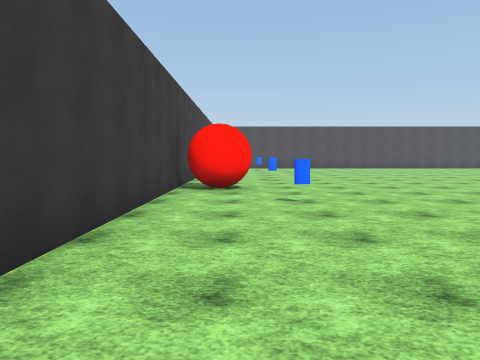
view 1 (above)

24 first-person views from a walk through a 3-D level made in the Unity game engine. The camera is 1.5 m above the floor, tilts 4° down and sees 70° across. The floor is counted in squares, 2 m on a side. Each view is taken from the middle of a square. On the plan, view 1 faces up. The plan holds only what a view shows up to about 11 squares ahead; the rest is blank. The place goes on beyond the plan. The player is left out. Surface patterns are stand-ins for the level's own textures.

view 2
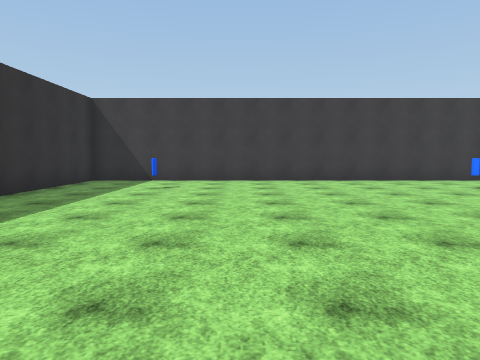

view 3
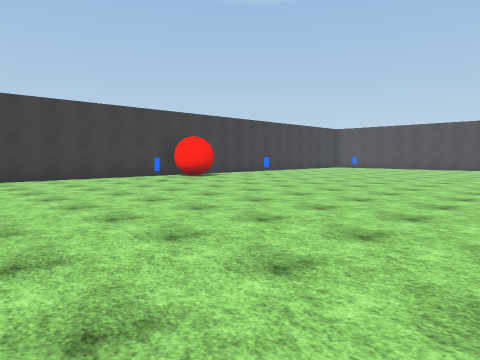

view 4
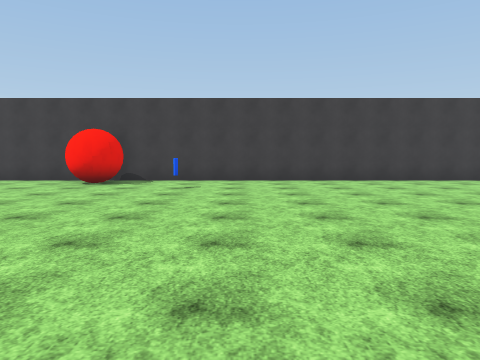

view 5
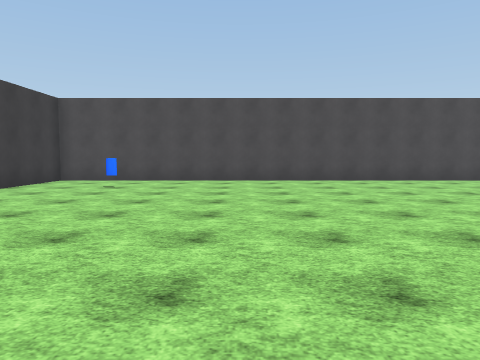

view 6
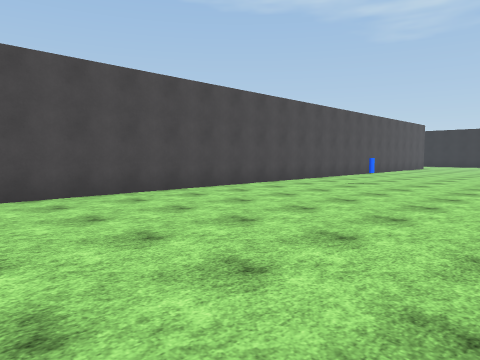

view 7
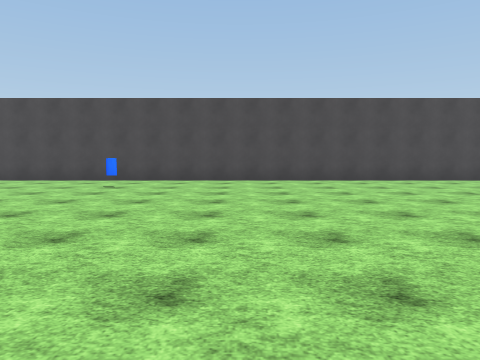

view 8
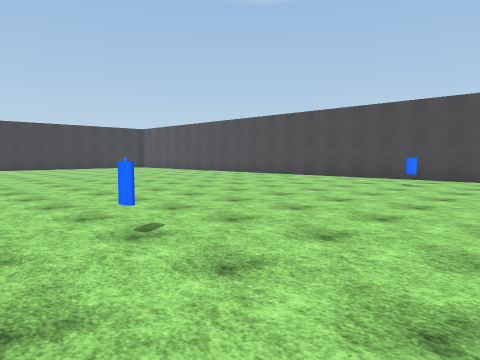

view 9
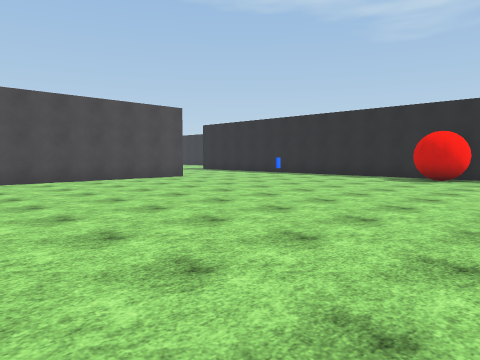

view 10
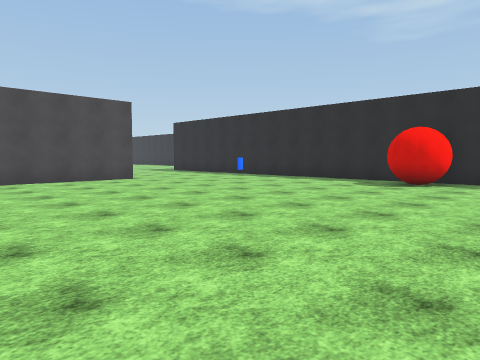

view 11
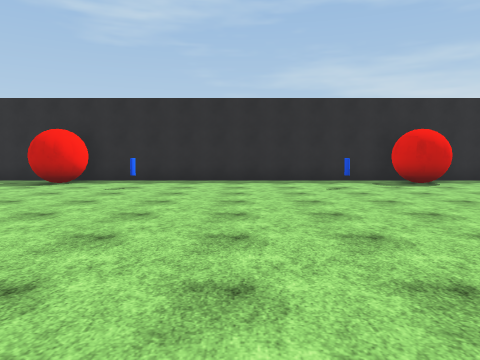

view 12
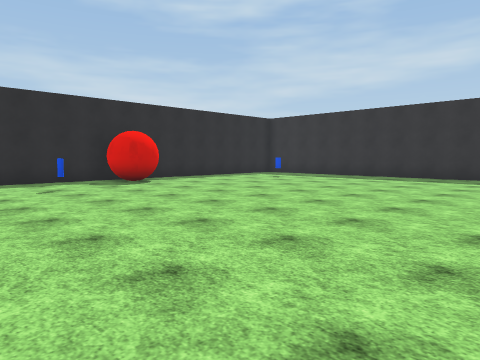

view 13
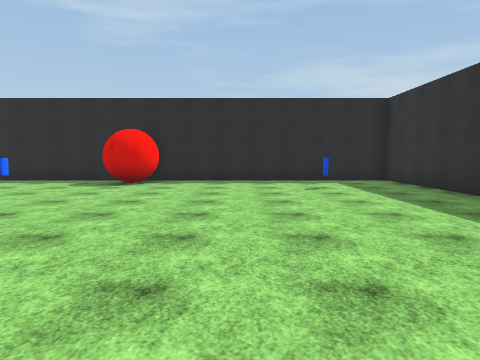

view 14
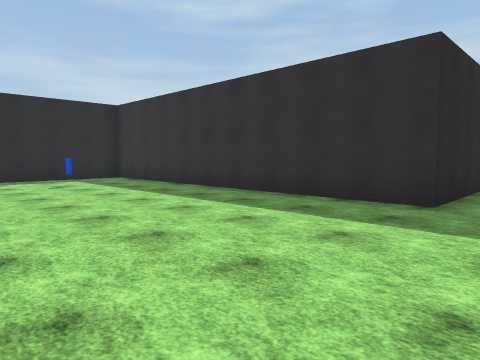

view 15
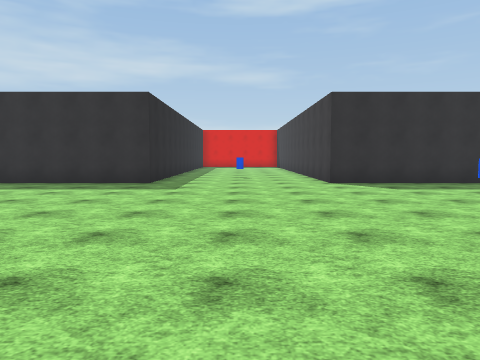

view 16
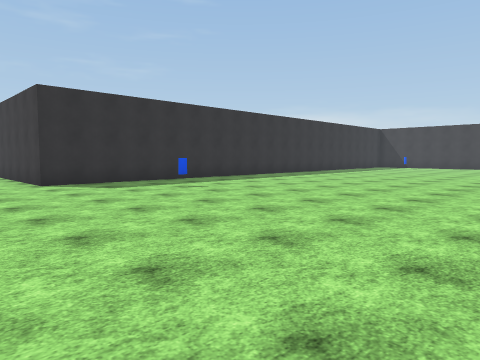

view 17
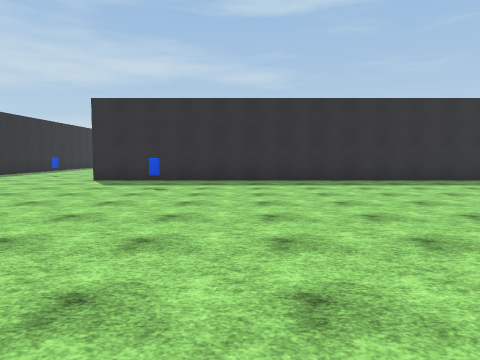

view 18
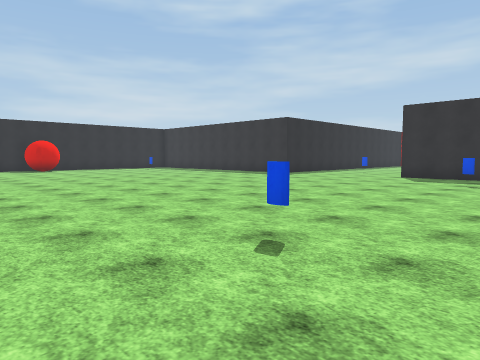

view 19
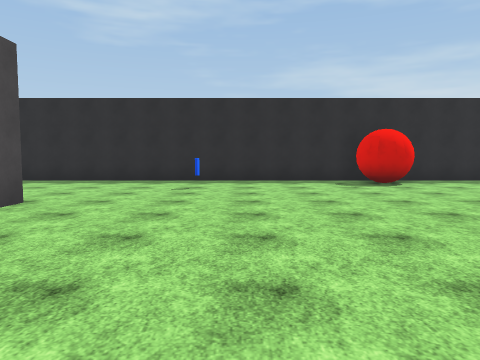

view 20
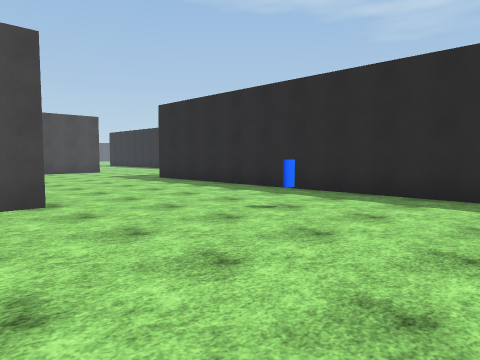

view 21
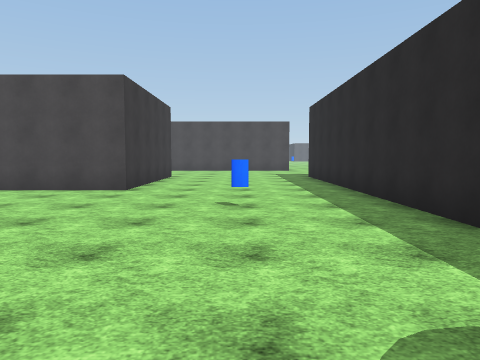

view 22
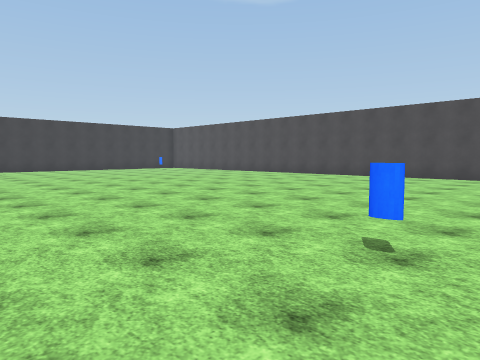

view 23
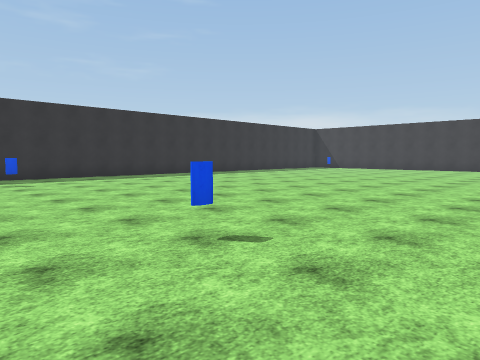

view 24
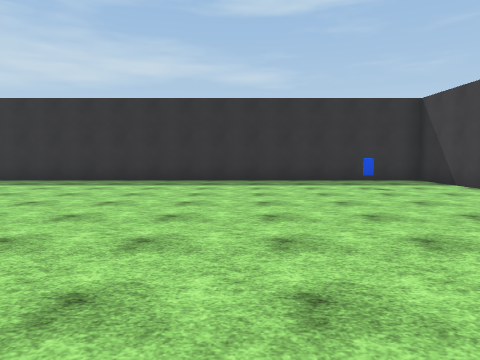

### Floor plan
Points are (right, up) in squares from view 1. A wall is a line through its corners. A room is listed if a view was taken in it or the views show most of it. See-through windows are left out.
Room 1 (views 1, 2, 3, 4, 5, 6, 7, 8, 9, 10, 11, 12, 13, 14, 15, 16, 17, 18, 19, 20, 21, 22, 23, 24)
walls: (23.5, -7.5) (23.5, -4.5) (33.5, -4.5) (33.5, 24.1); (28.5, 24) (28.5, 20.5) (-1.5, 20.5) (-1.5, -4.5) (18.5, -4.5) (18.5, -7.5)
objects: other object (1, -2); other object (1, 6); other object (1, 11); other object (1, 18); other object (16, -2); other object (16, 6); other object (16, 11); other object (16, 18); other object (31, -2); other object (31, 6); other object (31, 11); other object (31, 18)

Positions as (right, up) in squares from view 1, and headings:
1: (0, 0), facing up
2: (9, 0), facing left
3: (10, 0), facing up-left
4: (9, 12), facing left
5: (4, 10), facing up
6: (7, 14), facing up-right
7: (19, 10), facing up
8: (19, 9), facing up-left
9: (21, 10), facing up-right
10: (23, 10), facing up-right
11: (23, 8), facing right
12: (23, 8), facing down-right
13: (23, 0), facing right
14: (22, 1), facing down-right
15: (21, 5), facing down
16: (21, 5), facing down-left
17: (14, 6), facing down
18: (14, 8), facing down-right
19: (23, 17), facing right
20: (27, 15), facing up-right
21: (31, 13), facing up
22: (17, 8), facing up-left
23: (18, 8), facing down-left
24: (4, 6), facing down
